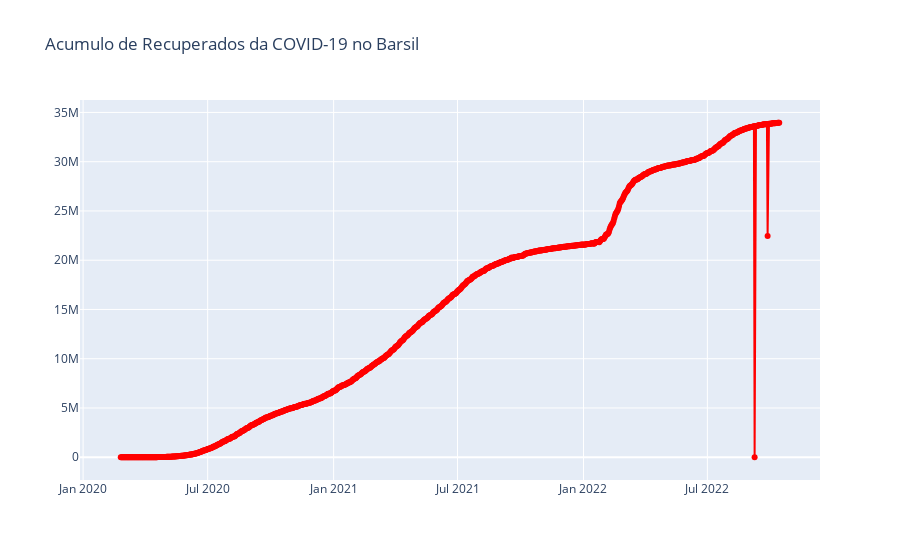

Here is the notebook cell this chart was saved with:
### Code cell
from matplotlib.pyplot import title


fig = go.Figure()
fig.add_trace(
    go.Scatter(x = brasil.data, y = brasil.recuperadosnovos, name = "Recuperados",
               mode = 'lines+markers', line = {"color":"red"})
    
)

fig.update_layout(title = "Acumulo de Recuperados da COVID-19 no Barsil")

### Figure 1 — Plotly figure (JSON) as saved in the notebook; plotly's stock layout.template omitted (floating-point values rounded to 4 significant figures; data arrays with more than 128 entries replaced by an {"elided": "..."} marker saying what was removed)
{"data": [{"line": {"color": "red"}, "mode": "lines+markers", "name": "Recuperados", "type": "scatter", "x": {"elided": "963 str values"}, "y": {"elided": "963 int values"}}], "layout": {"title": {"text": "Acumulo de Recuperados da COVID-19 no Barsil"}}}
